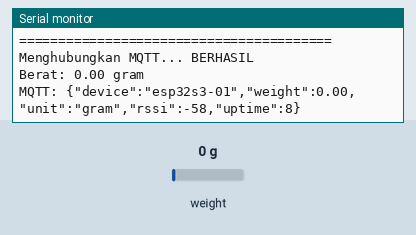
This sketch was run on a simulated ESP32-S3. Shown: the last lines printed to the serial monitor. Inputs (shaded band) come from the test bench; at power-on: weight on the scale 0 g. WiFi joins after 1.5 s; servers stay silent unless stated; no MQTT or app messages arrive unless stated.

Above: at 8.2 s.
8.3 s: weight on the scale set to 100 g
At 9.6 s:
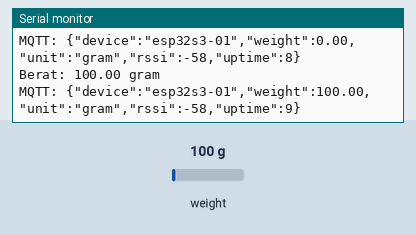
9.8 s: weight on the scale set to 1250 g
At 10.8 s:
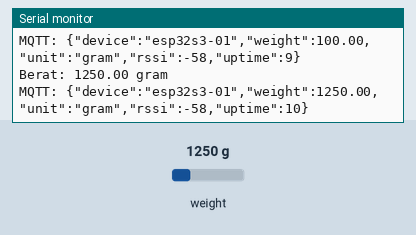
Timing chart, 0 to 12.8 s (numbered marks = the images above; inputs shaded):
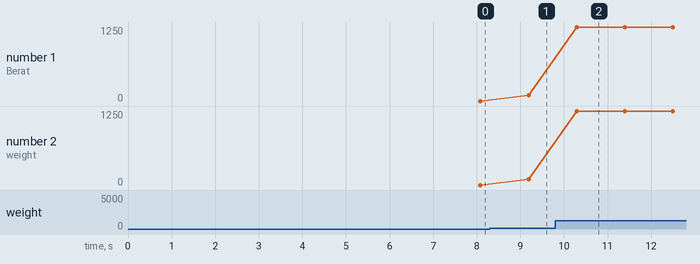

Measured:
- after the input at 8.3 s, the serial monitor: prints a new line after 0.89 s (image 1)
- after the input at 9.8 s, the serial monitor: prints a new line after 0.49 s (image 2)
- plotted number 1: 0 → 100 after the input at 8.3 s, 100 → 1250 after the input at 9.8 s
- plotted number 2: 0 → 100 after the input at 8.3 s, 100 → 1250 after the input at 9.8 s

The sketch:

v02.ino
```cpp
#include <Arduino.h>
#include <WiFi.h>
#include <PubSubClient.h>
#include "HX711.h"

// ========================================
// ESP32-S3 N16R8 + HX711
// ========================================
#define LOADCELL_DOUT_PIN 4
#define LOADCELL_SCK_PIN  5

HX711 scale;

float calibration_factor = 459.542;

// Berat di bawah threshold dianggap 0 gram
const float ZERO_THRESHOLD = 1.0;

// ========================================
// WIFI
// ========================================
const char* WIFI_SSID = "UCOLLECT";
const char* WIFI_PASSWORD = "ucollect123";

// ========================================
// MQTT
// ========================================
const char* MQTT_BROKER = "192.168.100.148";
const int MQTT_PORT = 1883;

const char* MQTT_TOPIC_DATA =
  "loadcell/esp32s3-01/data";

const char* MQTT_TOPIC_STATUS =
  "loadcell/esp32s3-01/status";

// ========================================
// NETWORK
// ========================================
WiFiClient espClient;
PubSubClient mqttClient(espClient);

unsigned long lastPublish = 0;
const unsigned long PUBLISH_INTERVAL = 500;

// ========================================
// WIFI CONNECT
// ========================================
void connectWiFi() {

  Serial.println();
  Serial.println("========================================");
  Serial.println("Menghubungkan ke WiFi UCOLLECT...");
  Serial.println("========================================");

  WiFi.mode(WIFI_STA);
  WiFi.disconnect();

  delay(500);

  WiFi.begin(
    WIFI_SSID,
    WIFI_PASSWORD
  );

  int attempts = 0;

  while (WiFi.status() != WL_CONNECTED) {

    delay(500);

    Serial.print(".");

    attempts++;

    if (attempts >= 60) {

      Serial.println();
      Serial.println("WiFi gagal terhubung.");
      Serial.println("Restart ESP32...");

      delay(2000);
      ESP.restart();
    }
  }

  Serial.println();
  Serial.println("WiFi TERHUBUNG!");

  Serial.print("SSID: ");
  Serial.println(WiFi.SSID());

  Serial.print("IP ESP32: ");
  Serial.println(WiFi.localIP());

  Serial.print("Gateway: ");
  Serial.println(WiFi.gatewayIP());

  Serial.print("RSSI: ");
  Serial.println(WiFi.RSSI());

  Serial.println("========================================");
}

// ========================================
// MQTT CONNECT
// ========================================
void reconnectMQTT() {

  while (!mqttClient.connected()) {

    Serial.print("Menghubungkan MQTT... ");

    String clientId = "ESP32S3-LoadCell-01-";
    clientId += String(
      (uint32_t)ESP.getEfuseMac(),
      HEX
    );

    if (mqttClient.connect(
      clientId.c_str(),
      MQTT_TOPIC_STATUS,
      0,
      true,
      "offline"
    )) {

      Serial.println("BERHASIL");

      mqttClient.publish(
        MQTT_TOPIC_STATUS,
        "online",
        true
      );

    } else {

      Serial.print("GAGAL, rc=");
      Serial.println(mqttClient.state());

      delay(3000);
    }
  }
}

// ========================================
// SETUP
// ========================================
void setup() {

  Serial.begin(115200);
  delay(2000);

  Serial.println();
  Serial.println("========================================");
  Serial.println("ESP32-S3 N16R8");
  Serial.println("HX711 + UCOLLECT + MQTT");
  Serial.println("========================================");

  // ======================================
  // HX711
  // ======================================
  scale.begin(
    LOADCELL_DOUT_PIN,
    LOADCELL_SCK_PIN
  );

  scale.set_scale(calibration_factor);

  Serial.println("Pastikan load cell TANPA BEBAN...");
  delay(2000);

  scale.tare();

  Serial.println("Tare selesai.");
  Serial.println("Berat awal = 0 gram");

  // ======================================
  // WIFI
  // ======================================
  connectWiFi();

  // ======================================
  // MQTT
  // ======================================
  mqttClient.setServer(
    MQTT_BROKER,
    MQTT_PORT
  );

  mqttClient.setBufferSize(512);

  Serial.print("MQTT Broker: ");
  Serial.print(MQTT_BROKER);
  Serial.print(":");
  Serial.println(MQTT_PORT);

  Serial.println("========================================");
}

// ========================================
// LOOP
// ========================================
void loop() {

  // ======================================
  // WIFI CHECK
  // ======================================
  if (WiFi.status() != WL_CONNECTED) {

    Serial.println("WiFi terputus!");
    connectWiFi();
  }

  // ======================================
  // MQTT CONNECTION
  // ======================================
  if (!mqttClient.connected()) {

    reconnectMQTT();
  }

  mqttClient.loop();

  // ======================================
  // READ HX711
  // ======================================
  float berat = scale.get_units(10);

  if (abs(berat) < ZERO_THRESHOLD) {
    berat = 0.0;
  }

  // ======================================
  // SERIAL MONITOR
  // ======================================
  Serial.print("Berat: ");
  Serial.print(berat, 2);
  Serial.println(" gram");

  // ======================================
  // MQTT PUBLISH
  // ======================================
  if (millis() - lastPublish >= PUBLISH_INTERVAL) {

    lastPublish = millis();

    String payload = "{";

    payload += "\"device\":\"esp32s3-01\",";
    payload += "\"weight\":" + String(berat, 2) + ",";
    payload += "\"unit\":\"gram\",";
    payload += "\"rssi\":" + String(WiFi.RSSI()) + ",";
    payload += "\"uptime\":" + String(millis() / 1000);

    payload += "}";

    bool success = mqttClient.publish(
      MQTT_TOPIC_DATA,
      payload.c_str()
    );

    Serial.print("MQTT: ");

    if (success) {
      Serial.println(payload);
    } else {
      Serial.println("GAGAL PUBLISH");
    }
  }

  delay(100);
}
```
